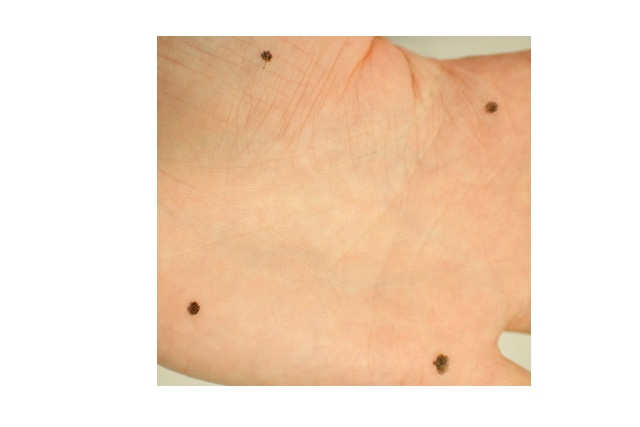
%> input picture Matlab work/00000000.jpeg, 640 x 427 px
$ octave --eval "result = searchCorner3(imread('00000000.jpeg'));"   (GNU Octave 9; MATLAB toolbox functions it lacks are replaced by stand-ins)
%> lines starting %> are read from the running program, lines starting %| are printed output that depends on the picture; in (x1, y1, x2, y2) boxes, pixels count from 0 and x2, y2 are one past the last pixel; in counts of white or black regions, pixels touching at a corner belong together; the program's own positions count from 1
function [C1,C2,C3,C4] = searchCorner3(img)
% This function allows to find the points on a hand
% After transformation with japanese hand
% For NIR image

% Grayscale
gray_img = rgb2gray(img);
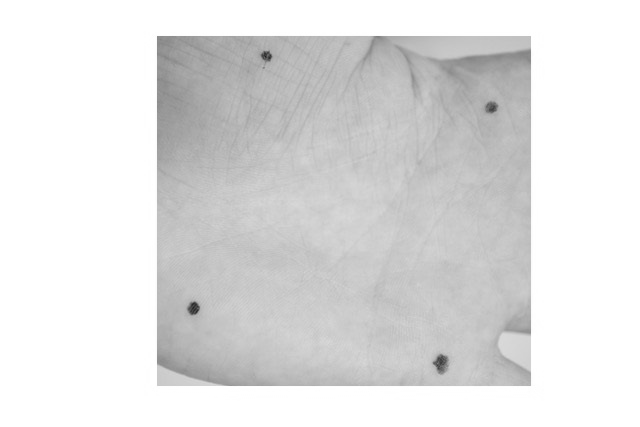
%> gray_img: size 427x640 uint8; min 30, max 255, mean 224.3

% Binarisation
bw_img= im2bw(gray_img,0.03);
%> bw_img: size 427x640 logical; every value is 1

% Representation in the form of squares
[B,L] = bwboundaries(bw_img,'noholes');
%> L: size 427x640 double; every value is 1
%> B = 1 boundary; box (x1, y1, x2, y2) and points: (0, 0, 640, 427) 2131
se1=strel('square',20);
L_erode=imerode(L,se1,'same');

% Calculation of the size of the regions
stats =[regionprops(L_erode); regionprops(not(L_erode))];
%> stats = 1 region; box (x1, y1, x2, y2), Area and Centroid: (0, 0, 640, 427) 273280 [320.5 214]
A=[stats.Area];
%> A = 273280

% Search for similar points and tabulation of regions of similar size
[k,n] = size(A);
%> k = 1; n = 1
i = n;
%> i = 1
L = zeros(n);
while i>0
    j = n;
    while j>0
        if A(i)>(A(j)-350) && A(i)<(A(j)+350)
            L(i,j)=A(j);
        end
        j = j-1;
    end
    i = i-1;
end
%> this loop made 1 pass
%> i on pass 1: 0

% Search in the rows table with 4 similar values
i = n;
%> i = 1
cb = 0;
found = false;
while i>1 && found == false
    cb = size(find(L(i,:)~=0));
    if cb(2) == 4
        found = true;
    end
    i = i-1;
end
%> this loop made 0 passes
%> after the loop, found = false
l = i+1;
%> l = 2

% Search positions of these 4 regions
%> (the run ends here)

$ run again, on Matlab work/10000000.jpeg
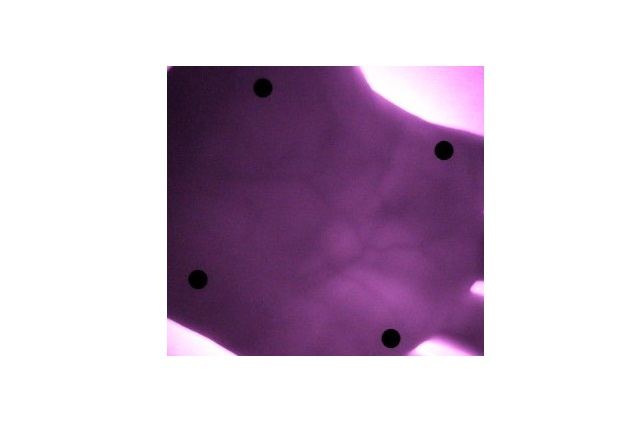
%> input picture Matlab work/10000000.jpeg, 639 x 427 px
%> bw_img: size 427x639 logical; 99.6% white; 4 black regions, box (x1, y1, x2, y2) and area: (189, 270, 207, 289) 254, (254, 79, 272, 97) 246, (435, 142, 453, 159) 233, (382, 330, 400, 347) 231
%> in searchCorner3, `[B,L] = bwboundaries(bw_img,'noholes');`:
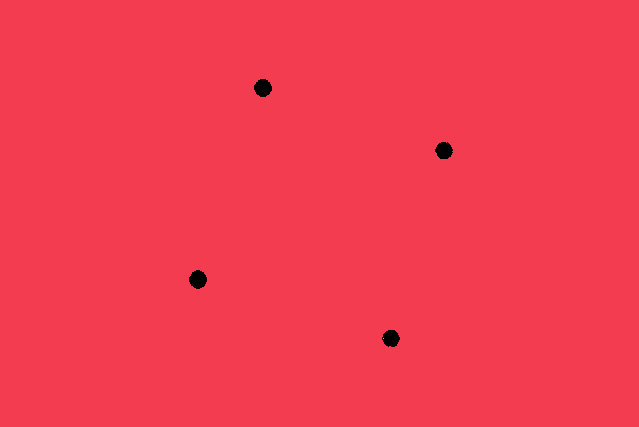
%> L: size 427x639 double; 3 distinct labels, from 0 to 2; one colour per label, 0 black
%> B = 2 boundaries; box (x1, y1, x2, y2) and points: (0, 0, 639, 427) 2129, (383, 338, 384, 339) 2
%> in searchCorner3, `L_erode=imerode(L,se1,'same');`:
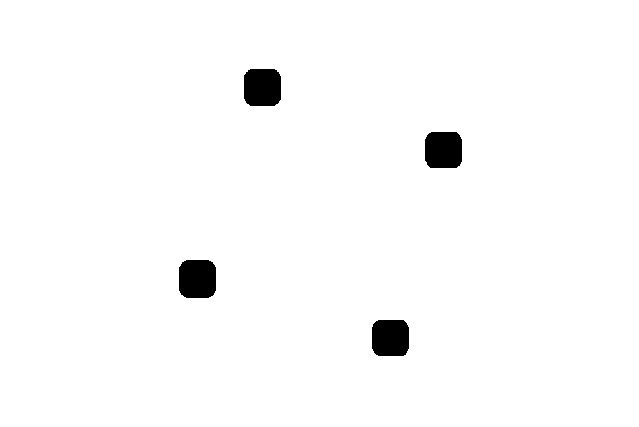
%> L_erode: size 427x639 double; values 0 (black) and 1 (white), 98.1% white; 4 black regions
%> stats = 5 regions; box (x1, y1, x2, y2), Area and Centroid: (0, 0, 639, 427) 267723 [320 214], (179, 260, 216, 298) 1318 [198 279.5], (244, 69, 281, 106) 1291 [263 88], (425, 132, 462, 168) 1261 [444.1 150.5], (372, 320, 409, 356) 1260 [391 338.5]
%> A = [267723 1318 1291 1260 1261]
%> k = 1; n = 5
%> the loop in searchCorner3, `while i>0` made 5 passes
%> i on passes 1 to 5: 4, 3, 2, 1, 0
%> after the loop in searchCorner3, `while i>0`: L = [267723 0 0 0 0; 0 1318 1291 1260 1261; 0 1318 1291 1260 1261; 0 1318 1291 1260 1261; 0 1318 1291 1260 1261]
%> in searchCorner3, `i = n;`: i = 5
%> the loop in searchCorner3, `while i>1 && found == false` made 1 pass
%> (cb, found, i) on pass 1: ([1 4], true, 4)
%> m = [2 3 4 5]
%> C1 = [198 279.5]
%> C2 = [263 88]
%> C3 = [391 338.5]
%> C4 = [444.1 150.5]
%> result = [198 279.5]

$ run again, on Matlab work/square4.jpeg
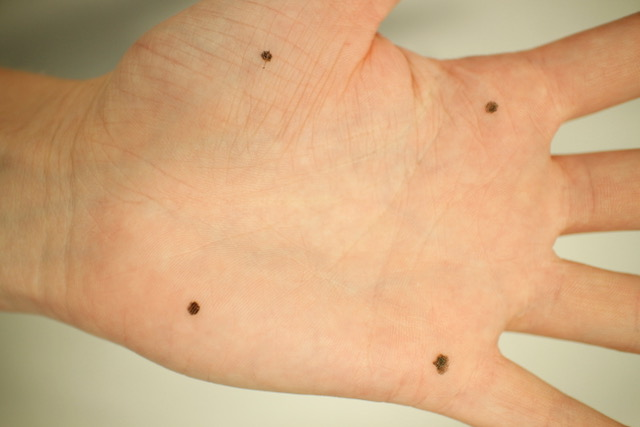
%> input picture Matlab work/square4.jpeg, 640 x 427 px
%> in searchCorner3, `gray_img = rgb2gray(img);`:
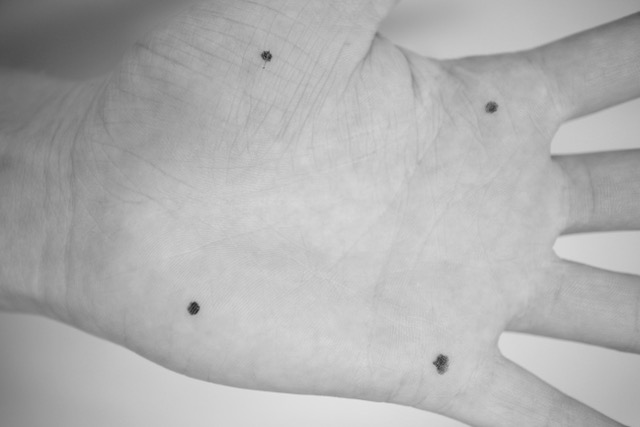
%> gray_img: size 427x640 uint8; min 29, max 229, mean 175.9
%> bw_img: size 427x640 logical; every value is 1
%> L: size 427x640 double; every value is 1
%> B = 1 boundary; box (x1, y1, x2, y2) and points: (0, 0, 640, 427) 2131
%> stats = 1 region; box (x1, y1, x2, y2), Area and Centroid: (0, 0, 640, 427) 273280 [320.5 214]
%> A = 273280
%> k = 1
%> the loop in searchCorner3, `while i>0` made 1 pass
%> i on pass 1: 0
%> after the loop in searchCorner3, `while i>1 && found == false`: found = false
%> l = 2
